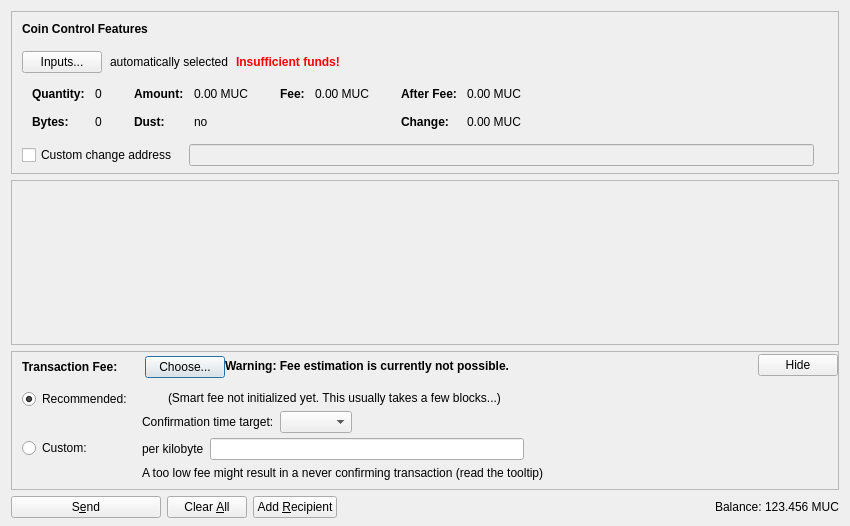
<?xml version="1.0" encoding="UTF-8"?>
<ui version="4.0">
 <class>SendCoinsDialog</class>
 <widget class="QDialog" name="SendCoinsDialog">
  <property name="geometry">
   <rect>
    <x>0</x>
    <y>0</y>
    <width>850</width>
    <height>526</height>
   </rect>
  </property>
  <property name="windowTitle">
   <string>Send Coins</string>
  </property>
  <layout class="QVBoxLayout" name="verticalLayout" stretch="0,1,0,0">
   <property name="bottomMargin">
    <number>8</number>
   </property>
   <item>
    <widget class="QFrame" name="frameCoinControl">
     <property name="sizePolicy">
      <sizepolicy hsizetype="Expanding" vsizetype="Expanding">
       <horstretch>0</horstretch>
       <verstretch>0</verstretch>
      </sizepolicy>
     </property>
     <property name="maximumSize">
      <size>
       <width>16777215</width>
       <height>16777215</height>
      </size>
     </property>
     <property name="frameShape">
      <enum>QFrame::StyledPanel</enum>
     </property>
     <property name="frameShadow">
      <enum>QFrame::Sunken</enum>
     </property>
     <layout class="QVBoxLayout" name="verticalLayoutCoinControl2">
      <property name="spacing">
       <number>0</number>
      </property>
      <property name="leftMargin">
       <number>0</number>
      </property>
      <property name="topMargin">
       <number>0</number>
      </property>
      <property name="rightMargin">
       <number>0</number>
      </property>
      <property name="bottomMargin">
       <number>6</number>
      </property>
      <item>
       <layout class="QVBoxLayout" name="verticalLayoutCoinControl" stretch="0,0,0,0,1">
        <property name="spacing">
         <number>0</number>
        </property>
        <property name="leftMargin">
         <number>10</number>
        </property>
        <property name="topMargin">
         <number>10</number>
        </property>
        <item>
         <layout class="QHBoxLayout" name="horizontalLayoutCoinControl1">
          <property name="bottomMargin">
           <number>15</number>
          </property>
          <item>
           <widget class="QLabel" name="labelCoinControlFeatures">
            <property name="sizePolicy">
             <sizepolicy hsizetype="Preferred" vsizetype="Maximum">
              <horstretch>0</horstretch>
              <verstretch>0</verstretch>
             </sizepolicy>
            </property>
            <property name="font">
             <font>
              <weight>75</weight>
              <bold>true</bold>
             </font>
            </property>
            <property name="styleSheet">
             <string notr="true">font-weight:bold;</string>
            </property>
            <property name="text">
             <string>Coin Control Features</string>
            </property>
           </widget>
          </item>
         </layout>
        </item>
        <item>
         <layout class="QHBoxLayout" name="horizontalLayoutCoinControl2" stretch="0,0,0,0">
          <property name="spacing">
           <number>8</number>
          </property>
          <property name="bottomMargin">
           <number>10</number>
          </property>
          <item>
           <widget class="QPushButton" name="pushButtonCoinControl">
            <property name="styleSheet">
             <string notr="true"/>
            </property>
            <property name="text">
             <string>Inputs...</string>
            </property>
            <property name="autoDefault">
             <bool>false</bool>
            </property>
           </widget>
          </item>
          <item>
           <widget class="QLabel" name="labelCoinControlAutomaticallySelected">
            <property name="text">
             <string>automatically selected</string>
            </property>
            <property name="margin">
             <number>5</number>
            </property>
           </widget>
          </item>
          <item>
           <widget class="QLabel" name="labelCoinControlInsuffFunds">
            <property name="font">
             <font>
              <weight>75</weight>
              <bold>true</bold>
             </font>
            </property>
            <property name="styleSheet">
             <string notr="true">color:red;font-weight:bold;</string>
            </property>
            <property name="text">
             <string>Insufficient funds!</string>
            </property>
            <property name="margin">
             <number>5</number>
            </property>
           </widget>
          </item>
          <item>
           <spacer name="horizontalSpacerCoinControl">
            <property name="orientation">
             <enum>Qt::Horizontal</enum>
            </property>
            <property name="sizeHint" stdset="0">
             <size>
              <width>40</width>
              <height>1</height>
             </size>
            </property>
           </spacer>
          </item>
         </layout>
        </item>
        <item>
         <widget class="QWidget" name="widgetCoinControl" native="true">
          <property name="sizePolicy">
           <sizepolicy hsizetype="Preferred" vsizetype="Preferred">
            <horstretch>0</horstretch>
            <verstretch>0</verstretch>
           </sizepolicy>
          </property>
          <property name="minimumSize">
           <size>
            <width>0</width>
            <height>0</height>
           </size>
          </property>
          <property name="styleSheet">
           <string notr="true"/>
          </property>
          <layout class="QHBoxLayout" name="horizontalLayoutCoinControl5">
           <property name="leftMargin">
            <number>0</number>
           </property>
           <property name="topMargin">
            <number>0</number>
           </property>
           <property name="rightMargin">
            <number>0</number>
           </property>
           <property name="bottomMargin">
            <number>0</number>
           </property>
           <item>
            <layout class="QHBoxLayout" name="horizontalLayoutCoinControl3" stretch="0,0,0,1">
             <property name="spacing">
              <number>20</number>
             </property>
             <property name="topMargin">
              <number>0</number>
             </property>
             <property name="bottomMargin">
              <number>10</number>
             </property>
             <item>
              <layout class="QFormLayout" name="formLayoutCoinControl1">
               <property name="horizontalSpacing">
                <number>10</number>
               </property>
               <property name="verticalSpacing">
                <number>14</number>
               </property>
               <property name="leftMargin">
                <number>10</number>
               </property>
               <property name="topMargin">
                <number>4</number>
               </property>
               <property name="rightMargin">
                <number>6</number>
               </property>
               <item row="0" column="0">
                <widget class="QLabel" name="labelCoinControlQuantityText">
                 <property name="font">
                  <font>
                   <weight>75</weight>
                   <bold>true</bold>
                  </font>
                 </property>
                 <property name="text">
                  <string>Quantity:</string>
                 </property>
                 <property name="margin">
                  <number>0</number>
                 </property>
                </widget>
               </item>
               <item row="0" column="1">
                <widget class="QLabel" name="labelCoinControlQuantity">
                 <property name="cursor">
                  <cursorShape>IBeamCursor</cursorShape>
                 </property>
                 <property name="contextMenuPolicy">
                  <enum>Qt::ActionsContextMenu</enum>
                 </property>
                 <property name="text">
                  <string notr="true">0</string>
                 </property>
                 <property name="margin">
                  <number>0</number>
                 </property>
                 <property name="textInteractionFlags">
                  <set>Qt::LinksAccessibleByMouse|Qt::TextSelectableByKeyboard|Qt::TextSelectableByMouse</set>
                 </property>
                </widget>
               </item>
               <item row="1" column="0">
                <widget class="QLabel" name="labelCoinControlBytesText">
                 <property name="font">
                  <font>
                   <weight>75</weight>
                   <bold>true</bold>
                  </font>
                 </property>
                 <property name="text">
                  <string>Bytes:</string>
                 </property>
                </widget>
               </item>
               <item row="1" column="1">
                <widget class="QLabel" name="labelCoinControlBytes">
                 <property name="cursor">
                  <cursorShape>IBeamCursor</cursorShape>
                 </property>
                 <property name="contextMenuPolicy">
                  <enum>Qt::ActionsContextMenu</enum>
                 </property>
                 <property name="text">
                  <string notr="true">0</string>
                 </property>
                 <property name="textInteractionFlags">
                  <set>Qt::LinksAccessibleByMouse|Qt::TextSelectableByKeyboard|Qt::TextSelectableByMouse</set>
                 </property>
                </widget>
               </item>
              </layout>
             </item>
             <item>
              <layout class="QFormLayout" name="formLayoutCoinControl2">
               <property name="horizontalSpacing">
                <number>10</number>
               </property>
               <property name="verticalSpacing">
                <number>14</number>
               </property>
               <property name="leftMargin">
                <number>6</number>
               </property>
               <property name="topMargin">
                <number>4</number>
               </property>
               <property name="rightMargin">
                <number>6</number>
               </property>
               <item row="0" column="0">
                <widget class="QLabel" name="labelCoinControlAmountText">
                 <property name="font">
                  <font>
                   <weight>75</weight>
                   <bold>true</bold>
                  </font>
                 </property>
                 <property name="text">
                  <string>Amount:</string>
                 </property>
                 <property name="margin">
                  <number>0</number>
                 </property>
                </widget>
               </item>
               <item row="0" column="1">
                <widget class="QLabel" name="labelCoinControlAmount">
                 <property name="cursor">
                  <cursorShape>IBeamCursor</cursorShape>
                 </property>
                 <property name="contextMenuPolicy">
                  <enum>Qt::ActionsContextMenu</enum>
                 </property>
                 <property name="text">
                  <string notr="true">0.00 MUC</string>
                 </property>
                 <property name="textInteractionFlags">
                  <set>Qt::LinksAccessibleByMouse|Qt::TextSelectableByKeyboard|Qt::TextSelectableByMouse</set>
                 </property>
                </widget>
               </item>
               <item row="1" column="0">
                <widget class="QLabel" name="labelCoinControlLowOutputText">
                 <property name="font">
                  <font>
                   <weight>75</weight>
                   <bold>true</bold>
                  </font>
                 </property>
                 <property name="text">
                  <string>Dust:</string>
                 </property>
                </widget>
               </item>
               <item row="1" column="1">
                <widget class="QLabel" name="labelCoinControlLowOutput">
                 <property name="cursor">
                  <cursorShape>IBeamCursor</cursorShape>
                 </property>
                 <property name="contextMenuPolicy">
                  <enum>Qt::ActionsContextMenu</enum>
                 </property>
                 <property name="text">
                  <string notr="true">no</string>
                 </property>
                 <property name="textInteractionFlags">
                  <set>Qt::LinksAccessibleByMouse|Qt::TextSelectableByKeyboard|Qt::TextSelectableByMouse</set>
                 </property>
                </widget>
               </item>
              </layout>
             </item>
             <item>
              <layout class="QFormLayout" name="formLayoutCoinControl3">
               <property name="horizontalSpacing">
                <number>10</number>
               </property>
               <property name="verticalSpacing">
                <number>14</number>
               </property>
               <property name="leftMargin">
                <number>6</number>
               </property>
               <property name="topMargin">
                <number>4</number>
               </property>
               <property name="rightMargin">
                <number>6</number>
               </property>
               <item row="0" column="0">
                <widget class="QLabel" name="labelCoinControlFeeText">
                 <property name="font">
                  <font>
                   <weight>75</weight>
                   <bold>true</bold>
                  </font>
                 </property>
                 <property name="text">
                  <string>Fee:</string>
                 </property>
                 <property name="margin">
                  <number>0</number>
                 </property>
                </widget>
               </item>
               <item row="0" column="1">
                <widget class="QLabel" name="labelCoinControlFee">
                 <property name="cursor">
                  <cursorShape>IBeamCursor</cursorShape>
                 </property>
                 <property name="contextMenuPolicy">
                  <enum>Qt::ActionsContextMenu</enum>
                 </property>
                 <property name="text">
                  <string notr="true">0.00 MUC</string>
                 </property>
                 <property name="textInteractionFlags">
                  <set>Qt::LinksAccessibleByMouse|Qt::TextSelectableByKeyboard|Qt::TextSelectableByMouse</set>
                 </property>
                </widget>
               </item>
              </layout>
             </item>
             <item>
              <layout class="QFormLayout" name="formLayoutCoinControl4">
               <property name="horizontalSpacing">
                <number>10</number>
               </property>
               <property name="verticalSpacing">
                <number>14</number>
               </property>
               <property name="leftMargin">
                <number>6</number>
               </property>
               <property name="topMargin">
                <number>4</number>
               </property>
               <property name="rightMargin">
                <number>6</number>
               </property>
               <item row="0" column="0">
                <widget class="QLabel" name="labelCoinControlAfterFeeText">
                 <property name="font">
                  <font>
                   <weight>75</weight>
                   <bold>true</bold>
                  </font>
                 </property>
                 <property name="text">
                  <string>After Fee:</string>
                 </property>
                 <property name="margin">
                  <number>0</number>
                 </property>
                </widget>
               </item>
               <item row="0" column="1">
                <widget class="QLabel" name="labelCoinControlAfterFee">
                 <property name="cursor">
                  <cursorShape>IBeamCursor</cursorShape>
                 </property>
                 <property name="contextMenuPolicy">
                  <enum>Qt::ActionsContextMenu</enum>
                 </property>
                 <property name="text">
                  <string notr="true">0.00 MUC</string>
                 </property>
                 <property name="textInteractionFlags">
                  <set>Qt::LinksAccessibleByMouse|Qt::TextSelectableByKeyboard|Qt::TextSelectableByMouse</set>
                 </property>
                </widget>
               </item>
               <item row="1" column="0">
                <widget class="QLabel" name="labelCoinControlChangeText">
                 <property name="font">
                  <font>
                   <weight>75</weight>
                   <bold>true</bold>
                  </font>
                 </property>
                 <property name="text">
                  <string>Change:</string>
                 </property>
                </widget>
               </item>
               <item row="1" column="1">
                <widget class="QLabel" name="labelCoinControlChange">
                 <property name="cursor">
                  <cursorShape>IBeamCursor</cursorShape>
                 </property>
                 <property name="contextMenuPolicy">
                  <enum>Qt::ActionsContextMenu</enum>
                 </property>
                 <property name="text">
                  <string notr="true">0.00 MUC</string>
                 </property>
                 <property name="textInteractionFlags">
                  <set>Qt::LinksAccessibleByMouse|Qt::TextSelectableByKeyboard|Qt::TextSelectableByMouse</set>
                 </property>
                </widget>
               </item>
              </layout>
             </item>
            </layout>
           </item>
          </layout>
         </widget>
        </item>
        <item>
         <layout class="QHBoxLayout" name="horizontalLayoutCoinControl4" stretch="0,0,0">
          <property name="spacing">
           <number>12</number>
          </property>
          <property name="sizeConstraint">
           <enum>QLayout::SetDefaultConstraint</enum>
          </property>
          <property name="topMargin">
           <number>5</number>
          </property>
          <property name="rightMargin">
           <number>5</number>
          </property>
          <item>
           <widget class="QCheckBox" name="checkBoxCoinControlChange">
            <property name="toolTip">
             <string>If this is activated, but the change address is empty or invalid, change will be sent to a newly generated address.</string>
            </property>
            <property name="text">
             <string>Custom change address</string>
            </property>
           </widget>
          </item>
          <item>
           <widget class="QValidatedLineEdit" name="lineEditCoinControlChange">
            <property name="enabled">
             <bool>false</bool>
            </property>
            <property name="sizePolicy">
             <sizepolicy hsizetype="Expanding" vsizetype="Fixed">
              <horstretch>0</horstretch>
              <verstretch>0</verstretch>
             </sizepolicy>
            </property>
           </widget>
          </item>
          <item>
           <widget class="QLabel" name="labelCoinControlChangeLabel">
            <property name="sizePolicy">
             <sizepolicy hsizetype="Preferred" vsizetype="Expanding">
              <horstretch>0</horstretch>
              <verstretch>0</verstretch>
             </sizepolicy>
            </property>
            <property name="minimumSize">
             <size>
              <width>0</width>
              <height>0</height>
             </size>
            </property>
            <property name="text">
             <string/>
            </property>
            <property name="margin">
             <number>3</number>
            </property>
           </widget>
          </item>
         </layout>
        </item>
        <item>
         <spacer name="verticalSpacerCoinControl">
          <property name="orientation">
           <enum>Qt::Vertical</enum>
          </property>
          <property name="sizeHint" stdset="0">
           <size>
            <width>800</width>
            <height>1</height>
           </size>
          </property>
         </spacer>
        </item>
       </layout>
      </item>
     </layout>
    </widget>
   </item>
   <item>
    <widget class="QScrollArea" name="scrollArea">
     <property name="widgetResizable">
      <bool>true</bool>
     </property>
     <widget class="QWidget" name="scrollAreaWidgetContents">
      <property name="geometry">
       <rect>
        <x>0</x>
        <y>0</y>
        <width>830</width>
        <height>104</height>
       </rect>
      </property>
      <layout class="QVBoxLayout" name="verticalLayout_2" stretch="0,1">
       <property name="leftMargin">
        <number>0</number>
       </property>
       <property name="topMargin">
        <number>0</number>
       </property>
       <property name="rightMargin">
        <number>0</number>
       </property>
       <property name="bottomMargin">
        <number>0</number>
       </property>
       <item>
        <layout class="QVBoxLayout" name="entries">
         <property name="spacing">
          <number>6</number>
         </property>
        </layout>
       </item>
       <item>
        <spacer name="verticalSpacer">
         <property name="orientation">
          <enum>Qt::Vertical</enum>
         </property>
         <property name="sizeHint" stdset="0">
          <size>
           <width>20</width>
           <height>40</height>
          </size>
         </property>
        </spacer>
       </item>
      </layout>
     </widget>
    </widget>
   </item>
   <item>
    <widget class="QFrame" name="frameFee">
     <property name="sizePolicy">
      <sizepolicy hsizetype="Expanding" vsizetype="Expanding">
       <horstretch>0</horstretch>
       <verstretch>0</verstretch>
      </sizepolicy>
     </property>
     <property name="maximumSize">
      <size>
       <width>16777215</width>
       <height>16777215</height>
      </size>
     </property>
     <property name="frameShape">
      <enum>QFrame::StyledPanel</enum>
     </property>
     <property name="frameShadow">
      <enum>QFrame::Sunken</enum>
     </property>
     <layout class="QVBoxLayout" name="verticalLayoutFee1">
      <property name="spacing">
       <number>0</number>
      </property>
      <property name="leftMargin">
       <number>0</number>
      </property>
      <property name="topMargin">
       <number>0</number>
      </property>
      <property name="rightMargin">
       <number>0</number>
      </property>
      <property name="bottomMargin">
       <number>0</number>
      </property>
      <item>
       <layout class="QVBoxLayout" name="verticalLayoutFee2" stretch="0,0,0">
        <property name="spacing">
         <number>0</number>
        </property>
        <property name="leftMargin">
         <number>10</number>
        </property>
        <property name="topMargin">
         <number>0</number>
        </property>
        <item>
         <layout class="QHBoxLayout" name="horizontalLayoutFee1">
          <property name="bottomMargin">
           <number>0</number>
          </property>
          <item>
           <layout class="QVBoxLayout" name="verticalLayoutFee7">
            <property name="spacing">
             <number>0</number>
            </property>
            <item>
             <spacer name="verticalSpacerSmartFee">
              <property name="orientation">
               <enum>Qt::Vertical</enum>
              </property>
              <property name="sizeType">
               <enum>QSizePolicy::Fixed</enum>
              </property>
              <property name="sizeHint" stdset="0">
               <size>
                <width>1</width>
                <height>4</height>
               </size>
              </property>
             </spacer>
            </item>
            <item>
             <layout class="QHBoxLayout" name="horizontalLayoutSmartFee">
              <property name="spacing">
               <number>10</number>
              </property>
              <item>
               <widget class="QLabel" name="labelFeeHeadline">
                <property name="sizePolicy">
                 <sizepolicy hsizetype="Preferred" vsizetype="Maximum">
                  <horstretch>0</horstretch>
                  <verstretch>0</verstretch>
                 </sizepolicy>
                </property>
                <property name="font">
                 <font>
                  <weight>75</weight>
                  <bold>true</bold>
                 </font>
                </property>
                <property name="styleSheet">
                 <string notr="true">font-weight:bold;</string>
                </property>
                <property name="text">
                 <string>Transaction Fee:</string>
                </property>
               </widget>
              </item>
              <item>
               <widget class="QLabel" name="labelFeeMinimized">
                <property name="text">
                 <string/>
                </property>
               </widget>
              </item>
              <item>
               <widget class="QPushButton" name="buttonChooseFee">
                <property name="text">
                 <string>Choose...</string>
                </property>
               </widget>
              </item>
             </layout>
            </item>
            <item>
             <spacer name="verticalSpacer_5">
              <property name="orientation">
               <enum>Qt::Vertical</enum>
              </property>
              <property name="sizeHint" stdset="0">
               <size>
                <width>1</width>
                <height>1</height>
               </size>
              </property>
             </spacer>
            </item>
           </layout>
          </item>
          <item>
           <widget class="QLabel" name="fallbackFeeWarningLabel">
            <property name="toolTip">
             <string>Using the fallbackfee can result in sending a transaction that will take several hours or days (or never) to confirm. Consider choosing your fee manually or wait until you have validated the complete chain.</string>
            </property>
            <property name="font">
            <font>
                <weight>75</weight>
                <bold>true</bold>
            </font>
            </property>
            <property name="text">
             <string>Warning: Fee estimation is currently not possible.</string>
            </property>
            <property name="wordWrap">
             <bool>false</bool>
            </property>
           </widget>
          </item>
          <item>
           <spacer name="horizontalSpacer_4">
            <property name="orientation">
             <enum>Qt::Horizontal</enum>
            </property>
            <property name="sizeType">
             <enum>QSizePolicy::MinimumExpanding</enum>
            </property>
            <property name="sizeHint" stdset="0">
             <size>
              <width>40</width>
              <height>20</height>
             </size>
            </property>
           </spacer>
          </item>
          <item>
           <widget class="QPushButton" name="buttonMinimizeFee">
            <property name="toolTip">
             <string>collapse fee-settings</string>
            </property>
            <property name="text">
             <string>Hide</string>
            </property>
           </widget>
          </item>
         </layout>
        </item>
        <item>
         <widget class="QFrame" name="frameFeeSelection">
          <layout class="QVBoxLayout" name="verticalLayoutFee12">
           <property name="spacing">
            <number>0</number>
           </property>
           <property name="leftMargin">
            <number>0</number>
           </property>
           <property name="topMargin">
            <number>0</number>
           </property>
           <property name="rightMargin">
            <number>0</number>
           </property>
           <property name="bottomMargin">
            <number>0</number>
           </property>
           <item>
            <layout class="QGridLayout" name="gridLayoutFee">
             <property name="topMargin">
              <number>10</number>
             </property>
             <property name="bottomMargin">
              <number>4</number>
             </property>
             <property name="horizontalSpacing">
              <number>10</number>
             </property>
             <property name="verticalSpacing">
              <number>4</number>
             </property>
             <item row="1" column="1">
              <layout class="QVBoxLayout" name="verticalLayoutFee8">
               <property name="spacing">
                <number>6</number>
               </property>
               <item>
                <layout class="QHBoxLayout" name="horizontalLayoutFee13">
                 <item>
                  <widget class="QLabel" name="labelCustomPerKilobyte">
                   <property name="toolTip">
                    <string>Specify a custom fee per kB (1,000 bytes) of the transaction's virtual size.

Note:  Since the fee is calculated on a per-byte basis, a fee of "100 satoshis per kB" for a transaction size of 500 bytes (half of 1 kB) would ultimately yield a fee of only 50 satoshis.</string>
                   </property>
                   <property name="text">
                    <string>per kilobyte</string>
                   </property>
                  </widget>
                 </item>
                 <item>
                  <widget class="BitcoinAmountField" name="customFee"/>
                 </item>
                 <item>
                  <spacer name="horizontalSpacer_6">
                   <property name="orientation">
                    <enum>Qt::Horizontal</enum>
                   </property>
                   <property name="sizeHint" stdset="0">
                    <size>
                     <width>1</width>
                     <height>1</height>
                    </size>
                   </property>
                  </spacer>
                 </item>
                </layout>
               </item>
               <item>
                <layout class="QHBoxLayout" name="horizontalLayoutFee8">
                 <item>
                  <widget class="QLabel" name="labelCustomFeeWarning">
                   <property name="enabled">
                    <bool>true</bool>
                   </property>
                   <property name="toolTip">
                    <string>When there is less transaction volume than space in the blocks, miners as well as relaying nodes may enforce a minimum fee. Paying only this minimum fee is just fine, but be aware that this can result in a never confirming transaction once there is more demand for rӕkcoin transactions than the network can process.</string>
                   </property>
                   <property name="text">
                    <string>A too low fee might result in a never confirming transaction (read the tooltip)</string>
                   </property>
                  </widget>
                 </item>
                 <item>
                  <spacer name="horizontalSpacer_2">
                   <property name="orientation">
                    <enum>Qt::Horizontal</enum>
                   </property>
                   <property name="sizeHint" stdset="0">
                    <size>
                     <width>1</width>
                     <height>1</height>
                    </size>
                   </property>
                  </spacer>
                 </item>
                </layout>
               </item>
              </layout>
             </item>
             <item row="0" column="0">
              <layout class="QVBoxLayout" name="verticalLayoutFee4" stretch="0,1">
               <item>
                <widget class="QRadioButton" name="radioSmartFee">
                 <property name="text">
                  <string>Recommended:</string>
                 </property>
                 <property name="checked">
                  <bool>true</bool>
                 </property>
                 <attribute name="buttonGroup">
                  <string notr="true">groupFee</string>
                 </attribute>
                </widget>
               </item>
               <item>
                <spacer name="verticalSpacer_2">
                 <property name="orientation">
                  <enum>Qt::Vertical</enum>
                 </property>
                 <property name="sizeHint" stdset="0">
                  <size>
                   <width>1</width>
                   <height>1</height>
                  </size>
                 </property>
                </spacer>
               </item>
              </layout>
             </item>
             <item row="1" column="0">
              <layout class="QVBoxLayout" name="verticalLayoutFee9" stretch="0,1">
               <item>
                <widget class="QRadioButton" name="radioCustomFee">
                 <property name="text">
                  <string>Custom:</string>
                 </property>
                 <attribute name="buttonGroup">
                  <string notr="true">groupFee</string>
                 </attribute>
                </widget>
               </item>
               <item>
                <spacer name="verticalSpacer_6">
                 <property name="orientation">
                  <enum>Qt::Vertical</enum>
                 </property>
                 <property name="sizeHint" stdset="0">
                  <size>
                   <width>1</width>
                   <height>1</height>
                  </size>
                 </property>
                </spacer>
               </item>
              </layout>
             </item>
             <item row="0" column="1">
              <layout class="QVBoxLayout" name="verticalLayoutFee3" stretch="0,0,1">
               <property name="spacing">
                <number>6</number>
               </property>
               <property name="topMargin">
                <number>2</number>
               </property>
               <item>
                <layout class="QHBoxLayout" name="horizontalLayoutFee12">
                 <item>
                  <widget class="QLabel" name="labelSmartFee">
                   <property name="text">
                    <string/>
                   </property>
                  </widget>
                 </item>
                 <item>
                  <widget class="QLabel" name="labelFeeEstimation">
                   <property name="text">
                    <string/>
                   </property>
                  </widget>
                 </item>
                 <item>
                  <widget class="QLabel" name="labelSmartFee2">
                   <property name="text">
                    <string>(Smart fee not initialized yet. This usually takes a few blocks...)</string>
                   </property>
                  </widget>
                 </item>
                 <item>
                  <spacer name="horizontalSpacer_5">
                   <property name="orientation">
                    <enum>Qt::Horizontal</enum>
                   </property>
                   <property name="sizeHint" stdset="0">
                    <size>
                     <width>1</width>
                     <height>1</height>
                    </size>
                   </property>
                  </spacer>
                 </item>
                </layout>
               </item>
               <item>
                <layout class="QHBoxLayout" name="horizontalLayoutFee9">
                 <item>
                  <layout class="QVBoxLayout" name="verticalLayoutFee6">
                   <item>
                    <widget class="QLabel" name="labelSmartFee3">
                     <property name="text">
                      <string>Confirmation time target:</string>
                     </property>
                    </widget>
                   </item>
                  </layout>
                 </item>
                 <item>
                  <layout class="QVBoxLayout" name="verticalLayoutFee5">
                   <property name="rightMargin">
                    <number>30</number>
                   </property>
                   <item>
                    <layout class="QHBoxLayout" name="horizontalLayoutConfTarget">
                     <property name="bottomMargin">
                      <number>0</number>
                     </property>
                     <item>
                      <widget class="QComboBox" name="confTargetSelector"/>
                     </item>
                     <item>
                      <spacer name="horizontalSpacerConfTarget">
                       <property name="orientation">
                        <enum>Qt::Horizontal</enum>
                       </property>
                       <property name="sizeHint" stdset="0">
                        <size>
                         <width>40</width>
                         <height>20</height>
                        </size>
                       </property>
                      </spacer>
                     </item>
                    </layout>
                   </item>
                  </layout>
                 </item>
                </layout>
               </item>
               <item>
                <spacer name="verticalSpacer_4">
                 <property name="orientation">
                  <enum>Qt::Vertical</enum>
                 </property>
                 <property name="sizeHint" stdset="0">
                  <size>
                   <width>1</width>
                   <height>1</height>
                  </size>
                 </property>
                </spacer>
               </item>
              </layout>
             </item>
            </layout>
           </item>
          </layout>
         </widget>
        </item>
        <item>
         <spacer name="verticalSpacerFee">
          <property name="orientation">
           <enum>Qt::Vertical</enum>
          </property>
          <property name="sizeHint" stdset="0">
           <size>
            <width>40</width>
            <height>5</height>
           </size>
          </property>
         </spacer>
        </item>
       </layout>
      </item>
     </layout>
    </widget>
   </item>
   <item>
    <layout class="QHBoxLayout" name="horizontalLayout">
     <item>
      <widget class="QPushButton" name="sendButton">
       <property name="minimumSize">
        <size>
         <width>150</width>
         <height>0</height>
        </size>
       </property>
       <property name="toolTip">
        <string>Confirm the send action</string>
       </property>
       <property name="text">
        <string>S&amp;end</string>
       </property>
       <property name="icon">
        <iconset resource="../bitcoin.qrc">
         <normaloff>:/icons/send</normaloff>:/icons/send</iconset>
       </property>
       <property name="autoDefault">
        <bool>false</bool>
       </property>
       <property name="default">
        <bool>false</bool>
       </property>
      </widget>
     </item>
     <item>
      <widget class="QPushButton" name="clearButton">
       <property name="sizePolicy">
        <sizepolicy hsizetype="Minimum" vsizetype="Fixed">
         <horstretch>0</horstretch>
         <verstretch>0</verstretch>
        </sizepolicy>
       </property>
       <property name="toolTip">
        <string>Clear all fields of the form.</string>
       </property>
       <property name="text">
        <string>Clear &amp;All</string>
       </property>
       <property name="icon">
        <iconset resource="../bitcoin.qrc">
         <normaloff>:/icons/remove</normaloff>:/icons/remove</iconset>
       </property>
       <property name="autoDefault">
        <bool>false</bool>
       </property>
      </widget>
     </item>
     <item>
      <widget class="QPushButton" name="addButton">
       <property name="toolTip">
        <string>Send to multiple recipients at once</string>
       </property>
       <property name="text">
        <string>Add &amp;Recipient</string>
       </property>
       <property name="icon">
        <iconset resource="../bitcoin.qrc">
         <normaloff>:/icons/add</normaloff>:/icons/add</iconset>
       </property>
       <property name="autoDefault">
        <bool>false</bool>
       </property>
      </widget>
     </item>
     <item>
      <spacer name="horizontalSpacer">
       <property name="orientation">
        <enum>Qt::Horizontal</enum>
       </property>
       <property name="sizeHint" stdset="0">
        <size>
         <width>40</width>
         <height>20</height>
        </size>
       </property>
      </spacer>
     </item>
     <item>
      <layout class="QHBoxLayout" name="horizontalLayout_2">
       <property name="spacing">
        <number>3</number>
       </property>
       <item>
        <widget class="QLabel" name="label">
         <property name="sizePolicy">
          <sizepolicy hsizetype="Preferred" vsizetype="Fixed">
           <horstretch>0</horstretch>
           <verstretch>0</verstretch>
          </sizepolicy>
         </property>
         <property name="text">
          <string>Balance:</string>
         </property>
        </widget>
       </item>
       <item>
        <widget class="QLabel" name="labelBalance">
         <property name="sizePolicy">
          <sizepolicy hsizetype="Preferred" vsizetype="Fixed">
           <horstretch>0</horstretch>
           <verstretch>0</verstretch>
          </sizepolicy>
         </property>
         <property name="cursor">
          <cursorShape>IBeamCursor</cursorShape>
         </property>
         <property name="text">
          <string notr="true">123.456 MUC</string>
         </property>
         <property name="textInteractionFlags">
          <set>Qt::LinksAccessibleByMouse|Qt::TextSelectableByKeyboard|Qt::TextSelectableByMouse</set>
         </property>
        </widget>
       </item>
      </layout>
     </item>
    </layout>
   </item>
  </layout>
 </widget>
 <customwidgets>
  <customwidget>
   <class>QValidatedLineEdit</class>
   <extends>QLineEdit</extends>
   <header>qt/qvalidatedlineedit.h</header>
  </customwidget>
  <customwidget>
   <class>BitcoinAmountField</class>
   <extends>QLineEdit</extends>
   <header>qt/bitcoinamountfield.h</header>
   <container>1</container>
  </customwidget>
 </customwidgets>
 <resources>
  <include location="../bitcoin.qrc"/>
 </resources>
 <connections/>
 <buttongroups>
  <buttongroup name="groupFee"/>
 </buttongroups>
</ui>
